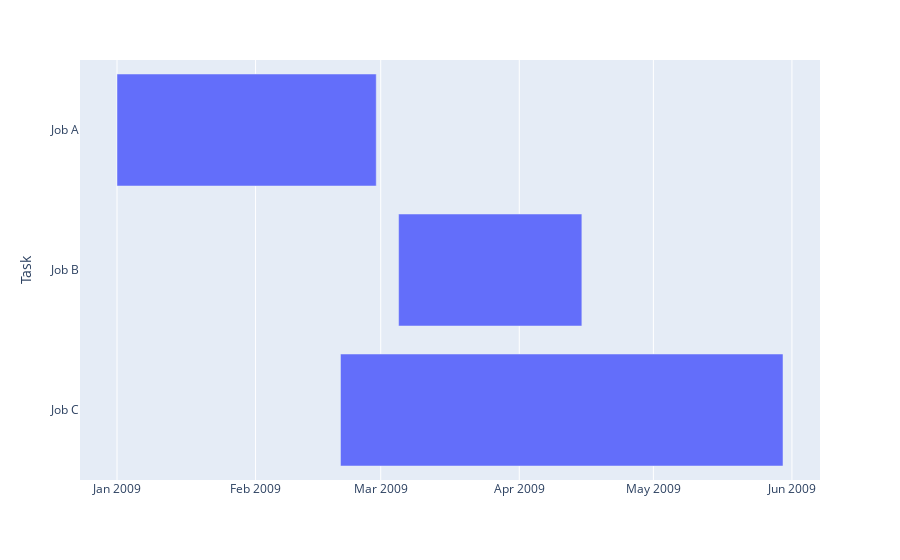

Write notebook code for a chart like this one.
### Code cell
import plotly.express as px
import pandas as pd

df = pd.DataFrame([
    dict(Task="Job A", Start='2009-01-01', Finish='2009-02-28'),
    dict(Task="Job B", Start='2009-03-05', Finish='2009-04-15'),
    dict(Task="Job C", Start='2009-02-20', Finish='2009-05-30')
])

fig = px.timeline(df, x_start="Start", x_end="Finish", y="Task")
fig.update_yaxes(autorange="reversed") # otherwise tasks are listed from the bottom up
fig.show()

### Figure 1 — Plotly figure (JSON) as saved in the notebook; plotly's stock layout.template omitted (floating-point values rounded to 4 significant figures)
{"data": [{"alignmentgroup": "True", "base": ["2009-01-01", "2009-03-05", "2009-02-20"], "hovertemplate": "Start=%{base}<br>Finish=%{x}<br>Task=%{y}<extra></extra>", "legendgroup": "", "marker": {"color": "#636efa", "pattern": {"shape": ""}}, "name": "", "offsetgroup": "", "orientation": "h", "showlegend": false, "textposition": "auto", "type": "bar", "x": [5011200000, 3542400000, 8553600000], "xaxis": "x", "y": ["Job A", "Job B", "Job C"], "yaxis": "y"}], "layout": {"barmode": "overlay", "legend": {"tracegroupgap": 0}, "margin": {"t": 60}, "xaxis": {"anchor": "y", "domain": [0, 1], "type": "date"}, "yaxis": {"anchor": "x", "autorange": "reversed", "domain": [0, 1], "title": {"text": "Task"}}}}
